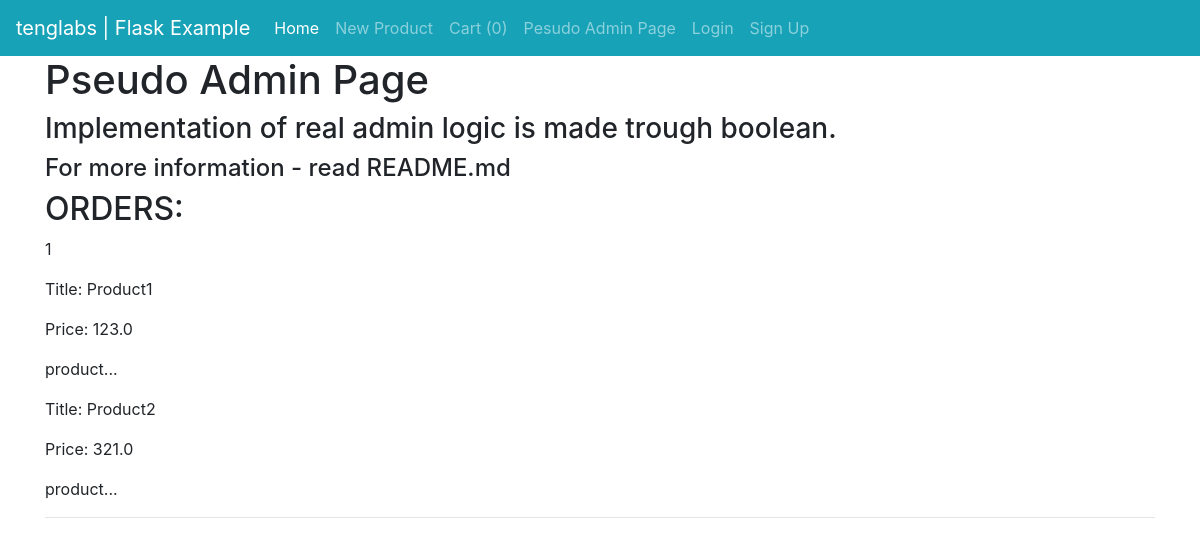
The page /order-list on the database as committed earlier.
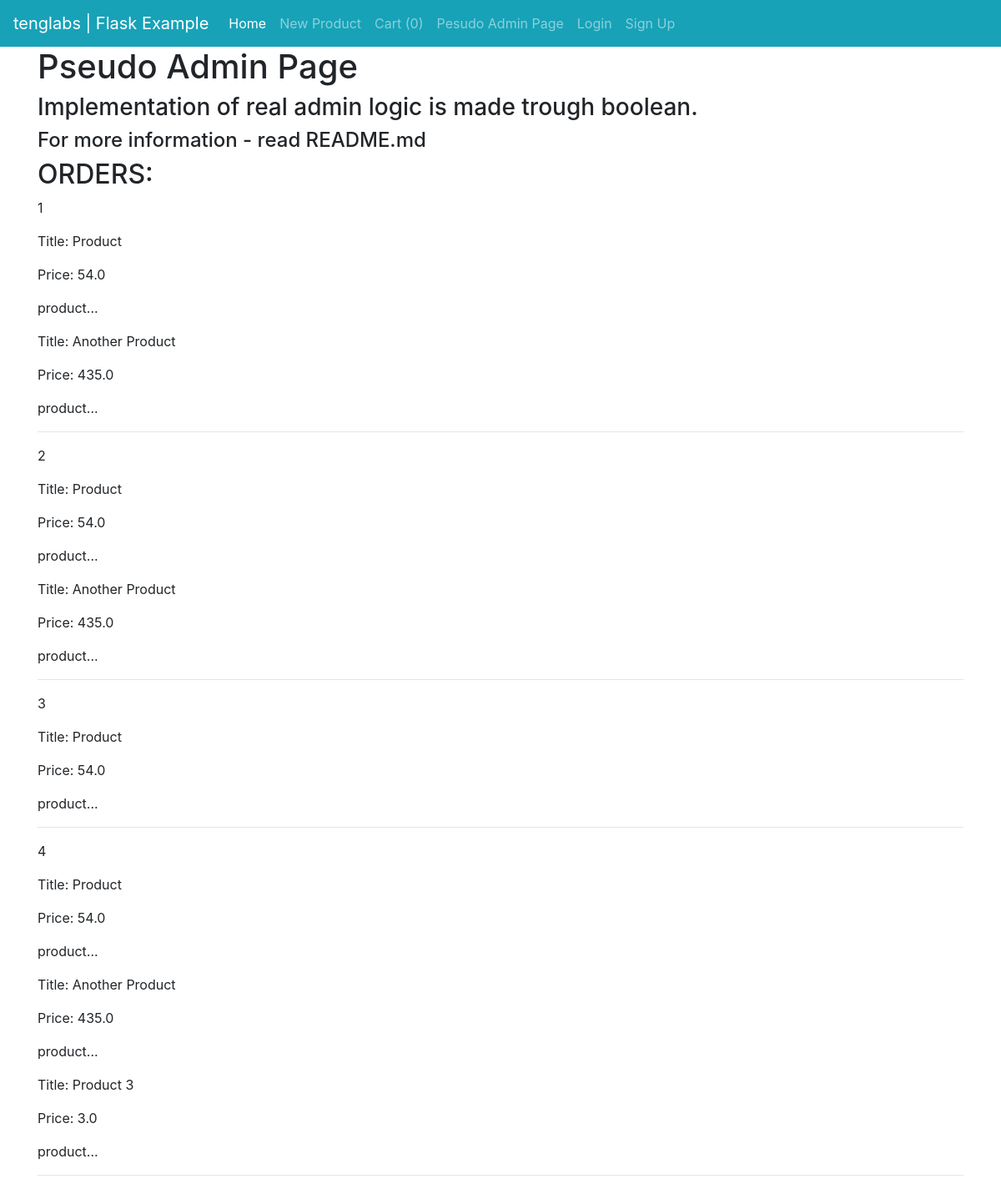
The same page on the database as committed later.
### ecommerce/models.py (models this page shows, shortened)
class CustomerOrder(db.Model):
    id = db.Column(db.Integer, primary_key=True)
    status = db.Column(db.String(20), default='Pending', nullable=False)
    customer_id = db.Column(db.Integer, db.ForeignKey('user.id'), unique=False, nullable=True)
    date_created = db.Column(db.DateTime, default=datetime.utcnow, nullable=False)
    orders = db.Column(JsonEcodedDict)

### ecommerce/cart/cart.py (the view)
@app.route('/order-list')
def order_list():
    order_list = CustomerOrder.query.all()
    return render_template('cart/orders.html',order_list=order_list)

### ecommerce/models.py (called while the page is built)
    def process_result_value(self, value, dialect):
        if value is None:
            return {}
        else:
            return json.loads(value)

### ecommerce/templates/cart/orders.html
{% extends "layout.html" %}
{% block content %}
<div class="container">
<h1>Pseudo Admin Page</h1><h3>Implementation of real admin logic is made trough boolean. </h3>
<h4>For more information - read README.md</h4>
<h2>ORDERS:</h2>
{% for order_info in order_list %}
<p>{{loop.index}}</p>
{% for key,product in order_info.orders.items() %}
<p> Title: {{product.title}} </p>
<p>Price: {{ product.price }}</p>
<p> product... </p>
{% endfor %}
<hr>
{% endfor %}
</div>
{% endblock content %}

### ecommerce/templates/layout.html (shortened to what this page needs)
<!DOCTYPE html>
<html>
<head>
    <link rel="stylesheet" href="{{ url_for('static', filename='bootstrap.min.css') }}">
    <link rel="stylesheet" type="text/css" href="{{ url_for('static', filename='main.css') }}">
</head>
<body>
<nav class="navbar navbar-expand-lg navbar-dark bg-info">
  <a class="navbar-brand" href="https://github.com/tenglabs">tenglabs | Flask Example</a>
  <div class="collapse navbar-collapse" id="navbarNavAltMarkup">
    <div class="navbar-nav">
        <a class="nav-link active" href="{{url_for('home')}}">Home <span class="sr-only">(current)</span></a>
        <a class="nav-link" href="{{url_for('create_product')}}">New Product </a>
        <a class="nav-link" href="{{url_for('getcart')}}">Cart ({{session['Shoppingcart']|length }})</a>
        <a class="nav-link" href="{{url_for('order_list')}}">Pesudo Admin Page</a>
        {% if current_user.is_authenticated %}
        <a class="nav-link" >{{current_user.username}} </a>
        <a class="nav-link" href="{{url_for('logout')}}">Logout</a>
        {% else %}
        <a class="nav-link" href="{{url_for('login')}}">Login</a>
        <a class="nav-link" href="{{url_for('register')}}">Sign Up</a>
        {% endif %}
    </div>
  </div>
</nav>
{% block content %}
{% endblock content %}
</body>
</html>

Rows that differ between the two databases and show on the page:
added CustomerOrder: title "Product" "Another Product", price "54.0" "435.0"
added CustomerOrder: title "Product", price "54.0"
added CustomerOrder: title "Product" "Another Product" "Product 3", price "54.0" "435.0" "3.0"
Other text that changed with them:
new list line: "Title: Product Price: 54.0 product..."
new list line: "Title: Another Product Price: 435.0 product..."
list line gone: "Title: Product1 Price: 123.0 product..."
list line gone: "Title: Product2 Price: 321.0 product..."
